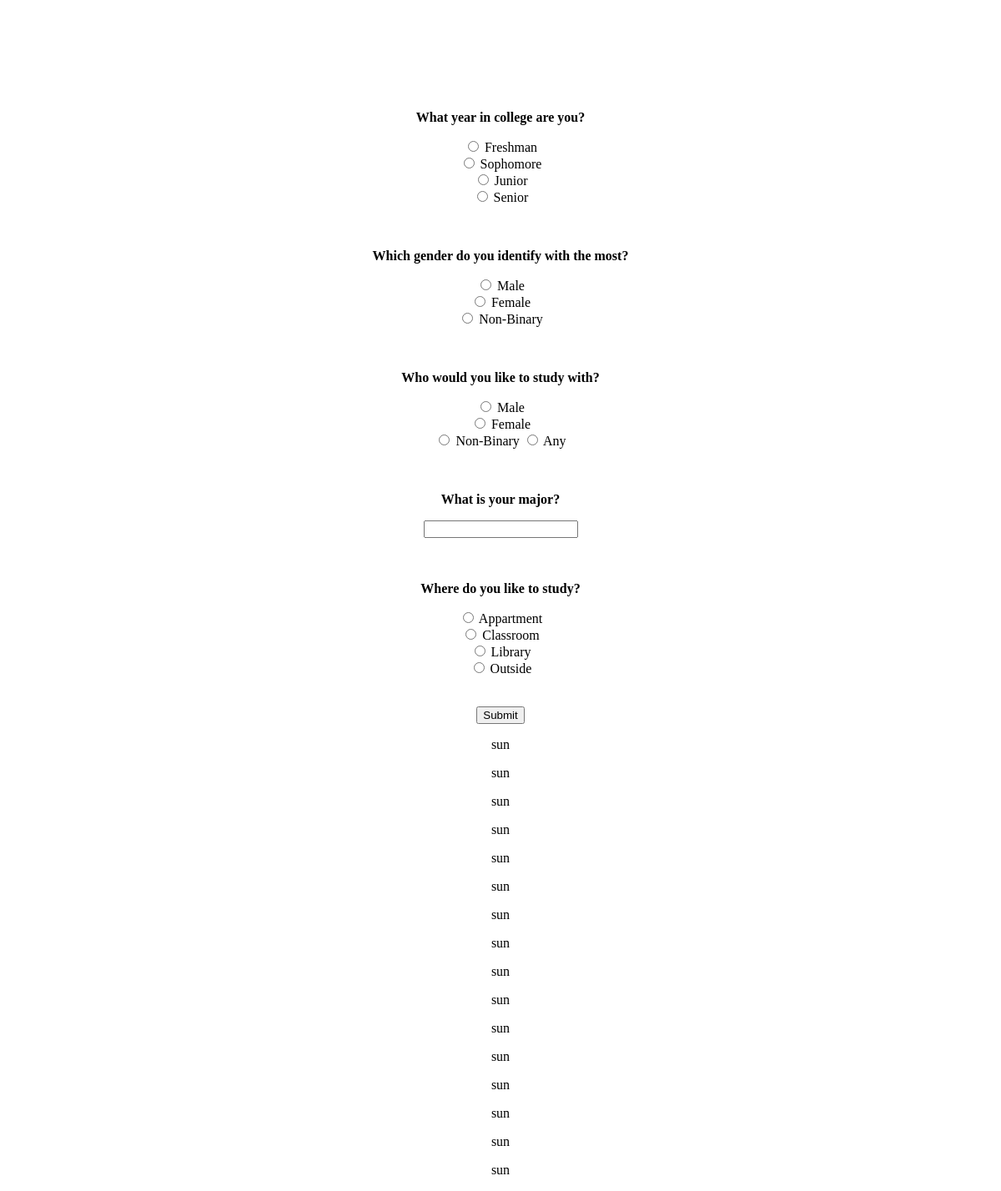
/templates/studybuddy.php (signed in), run on the app's committed database.
### tables this page shows
CREATE TABLE `roommate` (
  `username` varchar(255) NOT NULL,
  `accomodate` varchar(255) NOT NULL,
  `gender` varchar(255) NOT NULL,
  `roomate` varchar(255) NOT NULL,
  `alarm` varchar(255) NOT NULL,
  `bedtime` varchar(255) NOT NULL,
  `tidiness` varchar(255) NOT NULL,
  `noise` varchar(255) NOT NULL,
  `guests` varchar(255) NOT NULL,
  `weekends` varchar(255) NOT NULL,
  `relationship` varchar(255) NOT NULL,
  `status` int(11) NOT NULL DEFAULT 0
);

### templates/studybuddy.php (the view, shortened to what this page needs)
<!DOCTYPE html>
<?php include('server.php'); ?>
<head>
    <link rel="stylesheet"  href="../static/roommate.css">
</head>
<body>
    <br>
    <br>
    <br>
    <br>
    <br>
    <br>
      <center>
          <form action="roommate.php" method="post">
      <div class="questions">
        <div class="q1">
          <p class="question">What year in college are you?</p>
          <input type="radio" id="fresh" name="year" value="Freshman">
          <label for="Freshman">Freshman</label><br>
          <input type="radio" id="sophomore" name="year" value="Sophomore">
          <label for="Sophomore">Sophomore</label><br>
          <input type="radio" id="junior" name="year" value="Junior">
          <label for="Junior">Junior</label><br>
          <input type="radio" id="senior" name="year" value="Senior">
          <label for="Senior">Senior</label><br>
        </div><br><br>
        <div class="q2">
          <p class="question">Which gender do you identify with the most?</p>
          <input type="radio" id="male" name="gender" value="male">
          <label for="male">Male</label><br>
          <input type="radio" id="female" name="gender" value="female">
          <label for="female">Female</label><br>
          <input type="radio" id="other" name="gender" value="other">
          <label for="other">Non-Binary</label>
        </div><br><br>
        <div class="q3">
          <p class="question">Who would you like to study with?</p>
          <input type="radio" id="male" name="studybuddy" value="male">
          <label for="male">Male</label><br>
          <input type="radio" id="female" name="study" value="female">
          <label for="female">Female</label><br>
          <input type="radio" id="other" name="study" value="other">
          <label for="other">Non-Binary</label>
          <input type="radio" id="other" name="study" value="other">
          <label for="other">Any</label>
        </div><br><br>
        <div class="q4">
          <p class="question">What is your major?</p>
          <input type="text" name="major">
        </div><br><br>
        <div class="q5">
          <p class="question">Where do you like to study?</p>
          <input type="radio" id="apt" name="place" value="Appartment">
          <label for="Appartment">Appartment</label><br>
          <input type="radio" id="class" name="place" value="Classroom">
          <label for="Classroom">Classroom</label><br>
          <input type="radio" id="lbrary" name="place" value="Library">
          <label for="Library">Library</label><br>
          <input type="radio" id="outside" name="place" value="Outside">
          <label for="Outside">Outside</label><br>
        </div><br><br>
          <input type="submit" name="questions" >
      </div>
<div class="display-users">
  <?php $result = mysqli_query($db, "SELECT * FROM roommate"); ?>
  <?php while ($row = mysqli_fetch_array($result)): ?>
  <?php if ($row['username'] == $_SESSION['username'] && $row['status'] == 1): ?>
    <p><?php echo $row['username']; ?></p>
  <?php endif; ?>
  <?php endwhile; ?>
</div>
</form>
</center>
</body>
</html>

### static/roommate.css (style rules this page uses)
.btn-grid > button:active , { background-color: orange; }
.question { font-weight: 800; }

### data on the page
roommate: username "sun"
roommate: username "sun"
roommate: username "sun"
roommate: username "sun"
roommate: username "sun"
roommate: username "sun"
roommate: username "sun"
roommate: username "sun"
roommate: username "sun"
roommate: username "sun"
roommate: username "sun"
roommate: username "sun"
roommate: username "sun"
roommate: username "sun"
roommate: username "sun"
roommate: username "sun"
